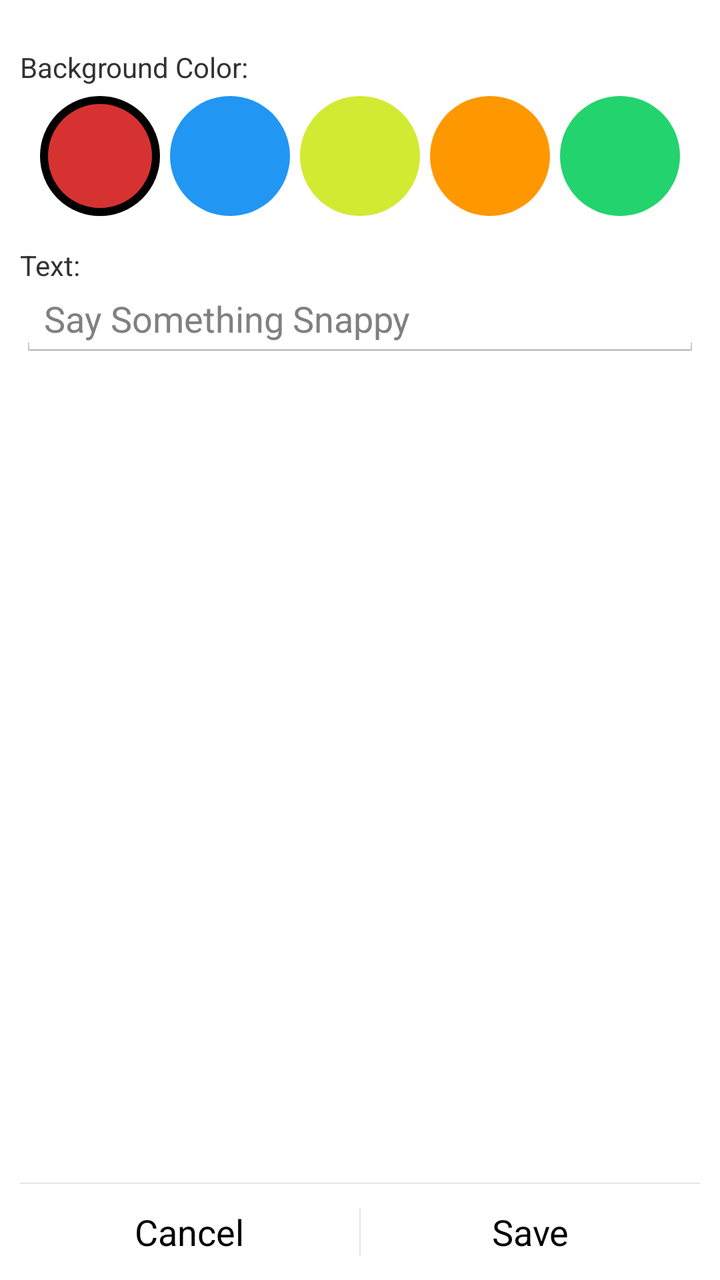
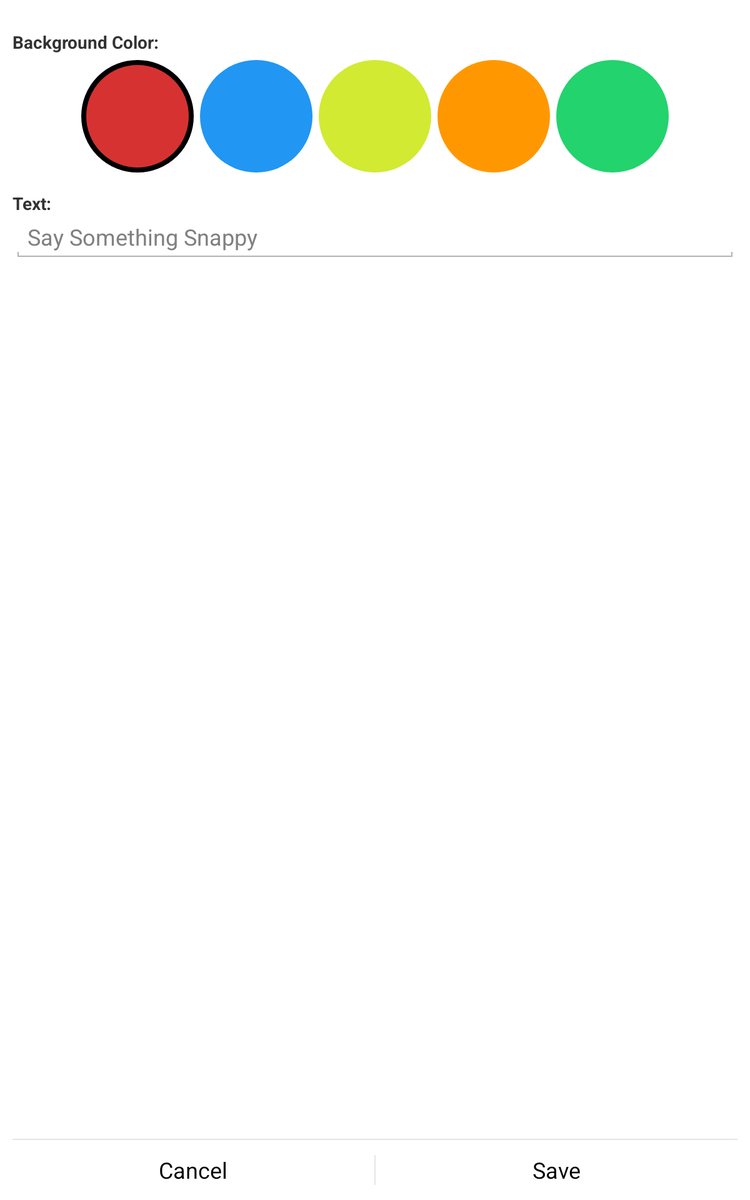

The same Android screen from two of the app's own layout files: first res/layout/ as a phone draws it, then the repository's variant for another configuration, drawn on a device whose configuration selects that folder. Both files follow.
<!-- AndroidManifest.xml: application theme AppTheme -->
<!-- res/layout/form_view.xml -->
<?xml version="1.0" encoding="utf-8"?>
<RelativeLayout xmlns:android="http://schemas.android.com/apk/res/android"
    android:layout_width="match_parent"
    android:layout_height="match_parent"
    android:paddingLeft="10dp"
    android:paddingRight="10dp"
    android:paddingTop="12dp"
    >

    <TextView
            android:id="@+id/form_view_bg_header"
            android:layout_width="wrap_content"
            android:layout_height="wrap_content"
            android:ems="10"
            android:paddingTop="12dp"
            android:text="@string/header_bg_color" />


    <RadioGroup android:layout_width="wrap_content"
                android:layout_height="wrap_content"
                android:orientation="horizontal"
                android:id="@+id/radioGroup"
                android:paddingTop="5dp"
                android:gravity="center_horizontal" android:layout_below="@+id/form_view_bg_header"
                android:layout_centerHorizontal="true">

        <RadioButton
                android:layout_width="60dp"
                android:layout_height="60dp"
                android:id="@+id/redRadioButton"
                android:layout_below="@+id/textView"
                android:layout_alignParentLeft="true"
                android:button="@null"
                android:background="@drawable/red_radio"
                android:checked="true" />

        <RadioButton
                android:id="@+id/blueRadioButton"
                android:layout_width="60dp"
                android:layout_height="60dp"
                android:layout_below="@+id/textView"
                android:layout_alignParentLeft="true"
                android:button="@null"
                android:layout_marginLeft="5dp"
                android:background="@drawable/blue_radio" />

        <RadioButton
                android:id="@+id/yellowRadioButton"
                android:layout_width="60dp"
                android:layout_height="60dp"
                android:layout_below="@+id/textView"
                android:layout_alignParentLeft="true"
                android:button="@null"
                android:layout_marginLeft="5dp"
                android:background="@drawable/yellow_radio" />

        <RadioButton
                android:id="@+id/orangeRadioButton"
                android:layout_width="60dp"
                android:layout_height="60dp"
                android:layout_below="@+id/textView"
                android:layout_alignParentLeft="true"
                android:button="@null"
                android:layout_marginLeft="5dp"
                android:background="@drawable/orange_radio" />

        <RadioButton
                android:id="@+id/greenRadioButton"
                android:layout_width="60dp"
                android:layout_height="60dp"
                android:layout_below="@+id/textView"
                android:layout_alignParentLeft="true"
                android:button="@null"
                android:layout_marginLeft="5dp"
                android:background="@drawable/green_radio" />

    </RadioGroup>

    <TextView
        android:id="@+id/form_view_message_header"
        android:layout_width="match_parent"
        android:layout_height="wrap_content"
        android:ems="10"
        android:paddingTop="15dp"
        android:text="@string/form_header_text"
        android:layout_below="@+id/radioGroup"/>
    
    <EditText
        android:id="@+id/form_view_edit_text"
        android:layout_width="match_parent"
        android:layout_height="wrap_content"
        android:ems="10" 
        android:inputType="textCapSentences"
        android:hint="@string/text_hint"
        android:paddingTop="5dp"
        android:focusableInTouchMode="true"
        android:layout_below="@+id/form_view_message_header"
        android:windowSoftInputMode="stateVisible"
        android:imeOptions="actionDone">

        <requestFocus />
    </EditText>



    <LinearLayout
            android:layout_width="match_parent"
            android:layout_height="wrap_content"
            android:layout_alignParentBottom="true"
            android:orientation="vertical"
            android:divider="?android:attr/dividerHorizontal"
            android:showDividers="beginning"
            android:paddingTop="16dip">

        <LinearLayout
                style="?android:attr/buttonBarStyle"
                android:layout_width="match_parent"
                android:layout_height="wrap_content"
                android:orientation="horizontal"
                android:measureWithLargestChild="true">

            <LinearLayout android:id="@+id/leftSpacer"
                          android:layout_weight="0.25"
                          android:layout_width="0dip"
                          android:layout_height="wrap_content"
                          android:orientation="horizontal"
                          android:visibility="gone" />

            <Button
                    android:id="@+id/cancel_create"
                    android:layout_width="wrap_content"
                    android:layout_height="wrap_content"
                    android:layout_gravity="left"
                    android:layout_weight="1"
                    android:maxLines="2"
                    android:text="@string/cancel_button"
                    android:paddingTop="6dip"
                    android:paddingBottom="6dip"
                    style="?android:attr/buttonBarButtonStyle"
                    android:onClick="onFormCancel"/>

            <Button
                    android:id="@+id/save_create"
                    android:layout_width="wrap_content"
                    android:layout_height="wrap_content"
                    android:layout_gravity="right"
                    android:layout_weight="1"
                    android:text="@string/edit_button"
                    android:paddingTop="6dip"
                    android:paddingBottom="6dip"
                    style="?android:attr/buttonBarButtonStyle"
                    android:onClick="onFormSubmit"/>

        </LinearLayout>

    </LinearLayout>

</RelativeLayout>
<!-- resources referenced by this layout -->
<resources>
  <!-- drawable blue_radio (drawable) -->
  <?xml version="1.0" encoding="utf-8"?>
  <selector xmlns:android="http://schemas.android.com/apk/res/android">
      
      <item android:state_pressed="false" android:state_checked="false">
          <shape android:shape="oval">
              <solid android:color="#ff2196F3"/>
          </shape>
      </item>
  
      
      <item android:state_pressed="true">
          <shape android:shape="oval">
              <solid android:color="#ffb5dbeb"/>
          </shape>
      </item>
  
      
      <item android:state_pressed="false" android:state_checked="true">
          <shape android:shape="oval">
              <stroke android:color="#000" android:width="2dp"/>
              <solid android:color="#ff75a3ff"/>
          </shape>
      </item>
  
  </selector>
  <!-- drawable green_radio (drawable) -->
  <?xml version="1.0" encoding="utf-8"?>
  <selector xmlns:android="http://schemas.android.com/apk/res/android">
      
      <item android:state_pressed="false" android:state_checked="false">
          <shape android:shape="oval">
              <solid android:color="#ff23d36d"/>
          </shape>
      </item>
  
      
      <item android:state_pressed="true">
          <shape android:shape="oval">
              <solid android:color="#ffa6ebbc"/>
          </shape>
      </item>
  
      
      <item android:state_pressed="false" android:state_checked="true">
          <shape android:shape="oval">
              <stroke android:color="#000" android:width="2dp"/>
              <solid android:color="#ff23d36d"/>
          </shape>
  
      </item>
  
  </selector>
  <!-- drawable red_radio (drawable) -->
  <?xml version="1.0" encoding="utf-8"?>
  <selector xmlns:android="http://schemas.android.com/apk/res/android">
      
      <item android:state_pressed="false" android:state_checked="false">
          <shape android:shape="oval">
              <solid android:color="#ffd73232"/>
          </shape>
      </item>
  
      
      <item android:state_pressed="true">
          <shape android:shape="oval">
              <solid android:color="#eb9898"/>
          </shape>
      </item>
  
      
      <item android:state_pressed="false" android:state_checked="true">
          <shape android:shape="oval">
              <stroke android:color="#000" android:width="4dp"/>
              <solid android:color="#ffd73232"/>
          </shape>
  
      </item>
  
  </selector>
  <!-- drawable yellow_radio (drawable) -->
  <?xml version="1.0" encoding="utf-8"?>
  <selector xmlns:android="http://schemas.android.com/apk/res/android">
      
      <item android:state_pressed="false" android:state_checked="false">
          <shape android:shape="oval">
              <solid android:color="#ffd2ea32"/>
          </shape>
      </item>
  
      
      <item android:state_pressed="true">
          <shape android:shape="oval">
              <solid android:color="#ffe0eb95"/>
          </shape>
      </item>
  
      
      <item android:state_pressed="false" android:state_checked="true">
          <shape android:shape="oval">
              <stroke android:color="#000" android:width="4dp"/>
              <solid android:color="#ffd2ea32"/>
          </shape>
  
      </item>
  
  </selector>
  <string name="cancel_button">Cancel</string>
  <string name="edit_button">Save</string>
  <string name="form_header_text">Text:</string>
  <string name="header_bg_color">Background Color:</string>
  <string name="text_hint">Say Something Snappy</string>
  <style name="AppTheme" parent="AppBaseTheme">
          
          <item name="android:actionBarStyle">@style/MyActionStyle</item>
      		<item name="android:windowActionBarOverlay">true</item>
              
      </style>
  <style name="AppBaseTheme" parent="@android:style/Theme.Holo.Light.DarkActionBar">
          
      	
      </style>
  <style name="MyActionStyle" parent="@android:style/Widget.Holo.Light.ActionBar.Solid.Inverse">
         <item name="android:background">#3b000000</item>
      </style>
</resources>
<!-- res/layout-large/form_view.xml (the repository's variant of the layout above) -->
<!-- drawn on a 7-inch tablet held upright -->
<?xml version="1.0" encoding="utf-8"?>
<RelativeLayout xmlns:android="http://schemas.android.com/apk/res/android"
    android:layout_width="match_parent"
    android:layout_height="match_parent"
    android:paddingLeft="10dp"
    android:paddingRight="10dp"
    android:paddingTop="12dp">

    <TextView
        android:id="@+id/form_view_bg_header"
        android:layout_width="wrap_content"
        android:layout_height="wrap_content"
        android:ems="10"
        android:paddingTop="12dp"
        android:text="@string/header_bg_color"
        android:textStyle="bold" />


    <RadioGroup
        android:layout_width="fill_parent"
        android:layout_height="wrap_content"
        android:orientation="horizontal"
        android:id="@+id/radioGroup"
        android:paddingTop="5dp"
        android:gravity="center_horizontal"
        android:layout_below="@+id/form_view_bg_header"
        android:layout_centerHorizontal="true">

        <RadioButton
            android:layout_width="90dp"
            android:layout_height="90dp"
            android:id="@+id/redRadioButton"
            android:button="@null"
            android:background="@drawable/red_radio"
            android:checked="true" />

        <RadioButton
            android:id="@+id/blueRadioButton"
            android:layout_width="90dp"
            android:layout_height="90dp"
            android:button="@null"
            android:layout_marginLeft="5dp"
            android:background="@drawable/blue_radio" />

        <RadioButton
            android:id="@+id/yellowRadioButton"
            android:layout_width="90dp"
            android:layout_height="90dp"
            android:button="@null"
            android:layout_marginLeft="5dp"
            android:background="@drawable/yellow_radio" />

        <RadioButton
            android:id="@+id/orangeRadioButton"
            android:layout_width="90dp"
            android:layout_height="90dp"
            android:button="@null"
            android:layout_marginLeft="5dp"
            android:background="@drawable/orange_radio" />

        <RadioButton
            android:id="@+id/greenRadioButton"
            android:layout_width="90dp"
            android:layout_height="90dp"
            android:button="@null"
            android:layout_marginLeft="5dp"
            android:background="@drawable/green_radio" />

    </RadioGroup>

    <TextView
        android:id="@+id/form_view_message_header"
        android:layout_width="match_parent"
        android:layout_height="wrap_content"
        android:ems="10"
        android:paddingTop="15dp"
        android:text="@string/form_header_text"
        android:layout_below="@+id/radioGroup"
        android:textStyle="bold" />

    <EditText
        android:id="@+id/form_view_edit_text"
        android:layout_width="match_parent"
        android:layout_height="wrap_content"
        android:ems="10"
        android:inputType="textCapSentences"
        android:hint="@string/text_hint"
        android:paddingTop="5dp"
        android:focusableInTouchMode="true"
        android:layout_below="@+id/form_view_message_header"
        android:windowSoftInputMode="stateVisible"
        android:imeOptions="actionDone">

        <requestFocus />
    </EditText>


    <LinearLayout
        android:layout_width="match_parent"
        android:layout_height="wrap_content"
        android:layout_alignParentBottom="true"
        android:orientation="vertical"
        android:divider="?android:attr/dividerHorizontal"
        android:showDividers="beginning"
        android:paddingTop="16dip">

        <LinearLayout
            style="?android:attr/buttonBarStyle"
            android:layout_width="match_parent"
            android:layout_height="wrap_content"
            android:orientation="horizontal"
            android:measureWithLargestChild="true">

            <LinearLayout
                android:id="@+id/leftSpacer"
                android:layout_weight="0.25"
                android:layout_width="0dip"
                android:layout_height="wrap_content"
                android:orientation="horizontal"
                android:visibility="gone" />

            <Button
                android:id="@+id/cancel_create"
                android:layout_width="wrap_content"
                android:layout_height="wrap_content"
                android:layout_gravity="left"
                android:layout_weight="1"
                android:maxLines="2"
                android:text="@string/cancel_button"
                android:paddingTop="6dip"
                android:paddingBottom="6dip"
                style="?android:attr/buttonBarButtonStyle"
                android:onClick="onFormCancel" />

            <Button
                android:id="@+id/save_create"
                android:layout_width="wrap_content"
                android:layout_height="wrap_content"
                android:layout_gravity="right"
                android:layout_weight="1"
                android:text="@string/edit_button"
                android:paddingTop="6dip"
                android:paddingBottom="6dip"
                style="?android:attr/buttonBarButtonStyle"
                android:onClick="onFormSubmit" />

        </LinearLayout>

    </LinearLayout>

</RelativeLayout>
